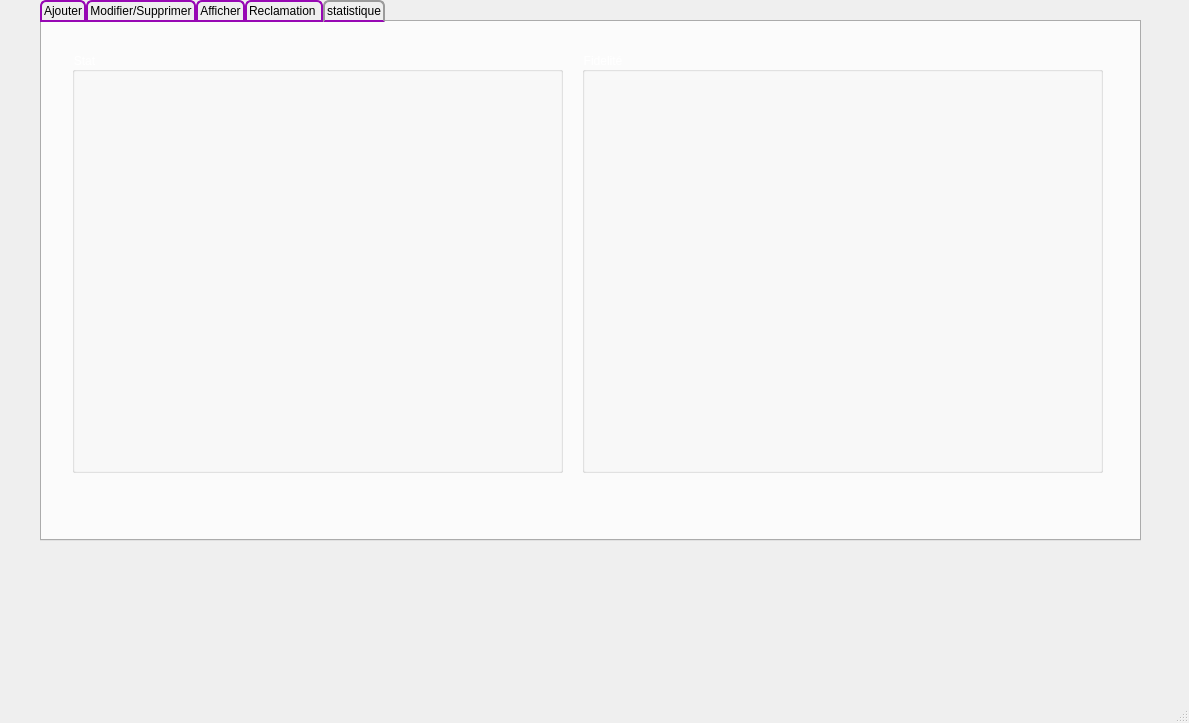
<?xml version="1.0" encoding="UTF-8"?>
<ui version="4.0">
 <class>MainWindow</class>
 <widget class="QMainWindow" name="MainWindow">
  <property name="geometry">
   <rect>
    <x>0</x>
    <y>0</y>
    <width>1189</width>
    <height>723</height>
   </rect>
  </property>
  <property name="windowTitle">
   <string>MainWindow</string>
  </property>
  <property name="styleSheet">
   <string notr="true">background:url(:/wepik-photo-mode-2022923-115059.png);</string>
  </property>
  <widget class="QWidget" name="centralwidget">
   <widget class="QTabWidget" name="tabWidget">
    <property name="geometry">
     <rect>
      <x>40</x>
      <y>0</y>
      <width>1101</width>
      <height>541</height>
     </rect>
    </property>
    <property name="styleSheet">
     <string notr="true">QTabBar::tab {
    background: qlineargradient(x1: 0, y1: 0, x2: 0, y2: 1,
                                stop: 0 #E1E1E1, stop: 0.4 #DDDDDD,
                                stop: 0.5 #D8D8D8, stop: 1.0 #D3D3D3);
    border: 2px solid#9708B4;
    border-bottom-color: #9708B4; /* same as the pane color */
    border-top-left-radius: 6px;
    border-top-right-radius: 6px;
    min-width:60ex;
    padding: 2px;
     font: bold, &quot;Comic Sans MS&quot;;
}

QTabBar::tab:selected, QTabBar::tab:hover {
    background: qlineargradient(x1: 0, y1: 0, x2: 0, y2: 1,
                                stop: 0 #085394, stop: 0.4 #9708B4,
                                stop: 0.5 #9708B4, stop: 1.0 #9708B4);
}

QTabBar::tab:selected {
    border-color: #9B9B9B;
    border-bottom-color: #9708B4; /* same as pane color */
}
</string>
    </property>
    <property name="currentIndex">
     <number>4</number>
    </property>
    <widget class="QWidget" name="tab">
     <attribute name="title">
      <string>Ajouter</string>
     </attribute>
     <widget class="QGroupBox" name="groupBox_3">
      <property name="geometry">
       <rect>
        <x>40</x>
        <y>40</y>
        <width>1021</width>
        <height>441</height>
       </rect>
      </property>
      <property name="styleSheet">
       <string notr="true">QGroupBox
{
font: 75 8pt &quot;MS Shell Dlg 2&quot;;
color:rgb(255, 255, 255);
}</string>
      </property>
      <property name="title">
       <string>Ajouter Client</string>
      </property>
      <widget class="QLineEdit" name="LINE_CIN">
       <property name="geometry">
        <rect>
         <x>40</x>
         <y>120</y>
         <width>471</width>
         <height>31</height>
        </rect>
       </property>
       <property name="styleSheet">
        <string notr="true">QLineEdit{
background:transparent;
border:none;
color:#717072;
border-bottom:1px solid #717072;
}

QDateEdit{
background:transparent;
border:none;
}</string>
       </property>
       <property name="text">
        <string>CIN</string>
       </property>
      </widget>
      <widget class="QLineEdit" name="LINE_NOM">
       <property name="geometry">
        <rect>
         <x>40</x>
         <y>190</y>
         <width>471</width>
         <height>31</height>
        </rect>
       </property>
       <property name="styleSheet">
        <string notr="true">QLineEdit{
background:transparent;
border:none;
color:#717072;
border-bottom:1px solid #717072;
}

QDateEdit{
background:transparent;
border:none;
}</string>
       </property>
       <property name="text">
        <string>NOM</string>
       </property>
      </widget>
      <widget class="QLineEdit" name="LINE_PRENOM">
       <property name="geometry">
        <rect>
         <x>40</x>
         <y>260</y>
         <width>471</width>
         <height>31</height>
        </rect>
       </property>
       <property name="styleSheet">
        <string notr="true">QLineEdit{
background:transparent;
border:none;
color:#717072;
border-bottom:1px solid #717072;
}

QDateEdit{
background:transparent;
border:none;
}</string>
       </property>
       <property name="text">
        <string>PRENOM</string>
       </property>
      </widget>
      <widget class="QToolButton" name="toolButton_2">
       <property name="geometry">
        <rect>
         <x>600</x>
         <y>200</y>
         <width>81</width>
         <height>71</height>
        </rect>
       </property>
       <property name="styleSheet">
        <string notr="true">QPushButton{
background:#01166B;
border-radius:60px;
}
QToolButton{
background:#01166B;
border-radius:60px;} 

QToolButton::hover{
background:#9708B4;
border-radius:60px;
}
</string>
       </property>
       <property name="text">
        <string/>
       </property>
       <property name="icon">
        <iconset resource="icons/icons.qrc">
         <normaloff>:/icons8-effacer-64.png</normaloff>:/icons8-effacer-64.png</iconset>
       </property>
       <property name="iconSize">
        <size>
         <width>80</width>
         <height>80</height>
        </size>
       </property>
      </widget>
      <widget class="QToolButton" name="B_ajouter">
       <property name="geometry">
        <rect>
         <x>600</x>
         <y>100</y>
         <width>81</width>
         <height>71</height>
        </rect>
       </property>
       <property name="styleSheet">
        <string notr="true">QPushButton{
background:#01166B;
border-radius:60px;
}
QToolButton{
background:#01166B;
border-radius:60px;} 

QToolButton::hover{
background:#9708B4;
border-radius:60px;
}
</string>
       </property>
       <property name="text">
        <string/>
       </property>
       <property name="icon">
        <iconset resource="icons/icons.qrc">
         <normaloff>:/icons8-ajouter-64.png</normaloff>:/icons8-ajouter-64.png</iconset>
       </property>
       <property name="iconSize">
        <size>
         <width>80</width>
         <height>80</height>
        </size>
       </property>
      </widget>
     </widget>
    </widget>
    <widget class="QWidget" name="tab_2">
     <attribute name="title">
      <string>Modifier/Supprimer</string>
     </attribute>
     <widget class="QLineEdit" name="LINE_C">
      <property name="geometry">
       <rect>
        <x>60</x>
        <y>90</y>
        <width>431</width>
        <height>20</height>
       </rect>
      </property>
      <property name="styleSheet">
       <string notr="true">QLineEdit{
background:transparent;
border:none;
color:#717072;
border-bottom:1px solid #717072;
}

QDateEdit{
background:transparent;
border:none;
}</string>
      </property>
      <property name="text">
       <string>CIN</string>
      </property>
     </widget>
     <widget class="QLineEdit" name="LINE_N">
      <property name="geometry">
       <rect>
        <x>60</x>
        <y>190</y>
        <width>431</width>
        <height>21</height>
       </rect>
      </property>
      <property name="styleSheet">
       <string notr="true">QLineEdit{
background:transparent;
border:none;
color:#717072;
border-bottom:1px solid #717072;
}

QDateEdit{
background:transparent;
border:none;
}</string>
      </property>
      <property name="text">
       <string>NOM</string>
      </property>
     </widget>
     <widget class="QLineEdit" name="LINE_P">
      <property name="geometry">
       <rect>
        <x>60</x>
        <y>280</y>
        <width>431</width>
        <height>21</height>
       </rect>
      </property>
      <property name="styleSheet">
       <string notr="true">QLineEdit{
background:transparent;
border:none;
color:#717072;
border-bottom:1px solid #717072;
}

QDateEdit{
background:transparent;
border:none;
}</string>
      </property>
      <property name="text">
       <string>PRENOM</string>
      </property>
     </widget>
     <widget class="QToolButton" name="pb_supp">
      <property name="geometry">
       <rect>
        <x>600</x>
        <y>160</y>
        <width>71</width>
        <height>61</height>
       </rect>
      </property>
      <property name="styleSheet">
       <string notr="true">QPushButton{
background:#01166B;
border-radius:60px;
}
QToolButton{
background:#01166B;
border-radius:60px;} 

QToolButton::hover{
background:#9708B4;
border-radius:60px;
}
</string>
      </property>
      <property name="text">
       <string/>
      </property>
      <property name="icon">
       <iconset resource="icons/icons.qrc">
        <normaloff>:/icons8-effacer-64 (1).png</normaloff>:/icons8-effacer-64 (1).png</iconset>
      </property>
      <property name="iconSize">
       <size>
        <width>80</width>
        <height>80</height>
       </size>
      </property>
     </widget>
     <widget class="QToolButton" name="pb_modif">
      <property name="geometry">
       <rect>
        <x>600</x>
        <y>70</y>
        <width>71</width>
        <height>61</height>
       </rect>
      </property>
      <property name="styleSheet">
       <string notr="true">QPushButton{
background:#01166B;
border-radius:60px;
}
QToolButton{
background:#01166B;
border-radius:60px;} 

QToolButton::hover{
background:#9708B4;
border-radius:60px;
}
</string>
      </property>
      <property name="text">
       <string/>
      </property>
      <property name="icon">
       <iconset resource="icons/icons.qrc">
        <normaloff>:/icons8-engrenage-64.png</normaloff>:/icons8-engrenage-64.png</iconset>
      </property>
      <property name="iconSize">
       <size>
        <width>80</width>
        <height>80</height>
       </size>
      </property>
     </widget>
     <widget class="QToolButton" name="toolButton">
      <property name="geometry">
       <rect>
        <x>600</x>
        <y>260</y>
        <width>71</width>
        <height>61</height>
       </rect>
      </property>
      <property name="styleSheet">
       <string notr="true">QPushButton{
background:#01166B;
border-radius:60px;
}
QToolButton{
background:#01166B;
border-radius:60px;} 

QToolButton::hover{
background:#9708B4;
border-radius:60px;
}
</string>
      </property>
      <property name="text">
       <string>...</string>
      </property>
      <property name="icon">
       <iconset resource="icons/icons.qrc">
        <normaloff>:/icons8-effacer-64.png</normaloff>:/icons8-effacer-64.png</iconset>
      </property>
      <property name="iconSize">
       <size>
        <width>80</width>
        <height>80</height>
       </size>
      </property>
     </widget>
    </widget>
    <widget class="QWidget" name="tab_3">
     <attribute name="title">
      <string>Afficher</string>
     </attribute>
     <widget class="QTableView" name="tab_client">
      <property name="geometry">
       <rect>
        <x>50</x>
        <y>90</y>
        <width>711</width>
        <height>401</height>
       </rect>
      </property>
      <property name="styleSheet">
       <string notr="true">background:rgb(255, 255, 255);</string>
      </property>
     </widget>
     <widget class="QLineEdit" name="line_rech">
      <property name="geometry">
       <rect>
        <x>130</x>
        <y>50</y>
        <width>481</width>
        <height>31</height>
       </rect>
      </property>
      <property name="styleSheet">
       <string notr="true">QLineEdit{
background:transparent;
border:none;
color:#717072;
border-bottom:1px solid #717072;
}

QDateEdit{
background:transparent;
border:none;
}</string>
      </property>
      <property name="text">
       <string>CIN</string>
      </property>
     </widget>
     <widget class="QToolButton" name="B_rech">
      <property name="geometry">
       <rect>
        <x>60</x>
        <y>40</y>
        <width>51</width>
        <height>41</height>
       </rect>
      </property>
      <property name="styleSheet">
       <string notr="true">QPushButton{
background:#01166B;
border-radius:60px;
}
QToolButton{
background:transparant;
border-radius:60px;} 

QToolButton::hover{
background:#9708B4;
border-radius:60px;
}
</string>
      </property>
      <property name="text">
       <string/>
      </property>
      <property name="icon">
       <iconset resource="icons/icons.qrc">
        <normaloff>:/312429297_445290024180468_1769385482268134196_n.png</normaloff>:/312429297_445290024180468_1769385482268134196_n.png</iconset>
      </property>
      <property name="iconSize">
       <size>
        <width>80</width>
        <height>80</height>
       </size>
      </property>
     </widget>
     <widget class="QToolButton" name="B_pdf">
      <property name="geometry">
       <rect>
        <x>640</x>
        <y>40</y>
        <width>51</width>
        <height>41</height>
       </rect>
      </property>
      <property name="styleSheet">
       <string notr="true">QPushButton{
background:#01166B;
border-radius:60px;
}
QToolButton{
background:rgb(0, 0, 104);
border-radius:60px;} 

QToolButton::hover{
background:#9708B4;
border-radius:60px;
}
</string>
      </property>
      <property name="text">
       <string/>
      </property>
      <property name="icon">
       <iconset resource="icons/icons.qrc">
        <normaloff>:/312551831_410074381158418_5360117734813686178_n - Copie - Copie.png</normaloff>:/312551831_410074381158418_5360117734813686178_n - Copie - Copie.png</iconset>
      </property>
      <property name="iconSize">
       <size>
        <width>80</width>
        <height>80</height>
       </size>
      </property>
     </widget>
     <widget class="QToolButton" name="B_tri">
      <property name="geometry">
       <rect>
        <x>700</x>
        <y>40</y>
        <width>41</width>
        <height>41</height>
       </rect>
      </property>
      <property name="styleSheet">
       <string notr="true">QPushButton{
background:#01166B;
border-radius:60px;
}
QToolButton{
background:#01166B;
border-radius:60px;} 

QToolButton::hover{
background:#9708B4;
border-radius:60px;
}
</string>
      </property>
      <property name="text">
       <string>...</string>
      </property>
      <property name="icon">
       <iconset resource="icons/icons.qrc">
        <normaloff>:/icons8-mises-à-jour-disponibles-64.png</normaloff>:/icons8-mises-à-jour-disponibles-64.png</iconset>
      </property>
      <property name="iconSize">
       <size>
        <width>80</width>
        <height>80</height>
       </size>
      </property>
     </widget>
    </widget>
    <widget class="QWidget" name="tab_5">
     <attribute name="title">
      <string>Reclamation </string>
     </attribute>
     <widget class="QTextEdit" name="textEdit">
      <property name="geometry">
       <rect>
        <x>170</x>
        <y>120</y>
        <width>491</width>
        <height>301</height>
       </rect>
      </property>
      <property name="styleSheet">
       <string notr="true">background:rgb(255, 255, 255);</string>
      </property>
     </widget>
     <widget class="QLabel" name="label">
      <property name="geometry">
       <rect>
        <x>360</x>
        <y>40</y>
        <width>71</width>
        <height>71</height>
       </rect>
      </property>
      <property name="contextMenuPolicy">
       <enum>Qt::NoContextMenu</enum>
      </property>
      <property name="styleSheet">
       <string notr="true">QLabel{
background:rgb(0, 0, 32);
border-radius:60px;} </string>
      </property>
      <property name="text">
       <string/>
      </property>
      <property name="pixmap">
       <pixmap resource="icons/icons.qrc">:/icons8-carnet-d'adresses-64.png</pixmap>
      </property>
     </widget>
     <widget class="QPushButton" name="pushButton">
      <property name="geometry">
       <rect>
        <x>690</x>
        <y>240</y>
        <width>111</width>
        <height>28</height>
       </rect>
      </property>
      <property name="styleSheet">
       <string notr="true">
QPushButton{
background:#9708B4;
border-radius:60px;
}


QPushButton::hover{
background:rgb(170, 85, 255);
border-radius:60px;
}

</string>
      </property>
      <property name="text">
       <string>valider</string>
      </property>
     </widget>
     <widget class="QPushButton" name="pushButton_2">
      <property name="geometry">
       <rect>
        <x>700</x>
        <y>280</y>
        <width>93</width>
        <height>28</height>
       </rect>
      </property>
      <property name="styleSheet">
       <string notr="true">
QPushButton{
background:#9708B4;
border-radius:60px;
}


QPushButton::hover{
background:rgb(170, 85, 255);
border-radius:60px;
}

</string>
      </property>
      <property name="text">
       <string>Annuler</string>
      </property>
     </widget>
    </widget>
    <widget class="QWidget" name="tab_4">
     <attribute name="title">
      <string>statistique</string>
     </attribute>
     <widget class="QGroupBox" name="groupBox">
      <property name="geometry">
       <rect>
        <x>30</x>
        <y>30</y>
        <width>491</width>
        <height>421</height>
       </rect>
      </property>
      <property name="styleSheet">
       <string notr="true">QGroupBox
{
font: 75 8pt &quot;MS Shell Dlg 2&quot;;
color:rgb(255, 255, 255);
}</string>
      </property>
      <property name="title">
       <string>Stat</string>
      </property>
      <property name="flat">
       <bool>false</bool>
      </property>
     </widget>
     <widget class="QGroupBox" name="groupBox_2">
      <property name="geometry">
       <rect>
        <x>540</x>
        <y>30</y>
        <width>521</width>
        <height>421</height>
       </rect>
      </property>
      <property name="styleSheet">
       <string notr="true">QGroupBox
{color:rgb(255, 255, 255);
}</string>
      </property>
      <property name="title">
       <string>Fidelité</string>
      </property>
     </widget>
    </widget>
   </widget>
  </widget>
  <widget class="QMenuBar" name="menubar">
   <property name="geometry">
    <rect>
     <x>0</x>
     <y>0</y>
     <width>1189</width>
     <height>26</height>
    </rect>
   </property>
  </widget>
  <widget class="QStatusBar" name="statusbar"/>
 </widget>
 <resources>
  <include location="icons/icons.qrc"/>
 </resources>
 <connections>
  <connection>
   <sender>toolButton_2</sender>
   <signal>clicked()</signal>
   <receiver>LINE_CIN</receiver>
   <slot>clear()</slot>
   <hints>
    <hint type="sourcelabel">
     <x>614</x>
     <y>316</y>
    </hint>
    <hint type="destinationlabel">
     <x>281</x>
     <y>263</y>
    </hint>
   </hints>
  </connection>
  <connection>
   <sender>toolButton_2</sender>
   <signal>clicked()</signal>
   <receiver>LINE_PRENOM</receiver>
   <slot>clear()</slot>
   <hints>
    <hint type="sourcelabel">
     <x>631</x>
     <y>337</y>
    </hint>
    <hint type="destinationlabel">
     <x>335</x>
     <y>346</y>
    </hint>
   </hints>
  </connection>
  <connection>
   <sender>toolButton_2</sender>
   <signal>clicked()</signal>
   <receiver>LINE_NOM</receiver>
   <slot>clear()</slot>
   <hints>
    <hint type="sourcelabel">
     <x>605</x>
     <y>329</y>
    </hint>
    <hint type="destinationlabel">
     <x>428</x>
     <y>299</y>
    </hint>
   </hints>
  </connection>
  <connection>
   <sender>toolButton</sender>
   <signal>clicked()</signal>
   <receiver>LINE_P</receiver>
   <slot>clear()</slot>
   <hints>
    <hint type="sourcelabel">
     <x>713</x>
     <y>347</y>
    </hint>
    <hint type="destinationlabel">
     <x>490</x>
     <y>346</y>
    </hint>
   </hints>
  </connection>
  <connection>
   <sender>toolButton</sender>
   <signal>clicked()</signal>
   <receiver>LINE_N</receiver>
   <slot>clear()</slot>
   <hints>
    <hint type="sourcelabel">
     <x>706</x>
     <y>335</y>
    </hint>
    <hint type="destinationlabel">
     <x>459</x>
     <y>245</y>
    </hint>
   </hints>
  </connection>
  <connection>
   <sender>toolButton</sender>
   <signal>clicked()</signal>
   <receiver>LINE_C</receiver>
   <slot>clear()</slot>
   <hints>
    <hint type="sourcelabel">
     <x>734</x>
     <y>336</y>
    </hint>
    <hint type="destinationlabel">
     <x>449</x>
     <y>152</y>
    </hint>
   </hints>
  </connection>
  <connection>
   <sender>pushButton_2</sender>
   <signal>clicked()</signal>
   <receiver>textEdit</receiver>
   <slot>clear()</slot>
   <hints>
    <hint type="sourcelabel">
     <x>822</x>
     <y>345</y>
    </hint>
    <hint type="destinationlabel">
     <x>542</x>
     <y>363</y>
    </hint>
   </hints>
  </connection>
 </connections>
</ui>
